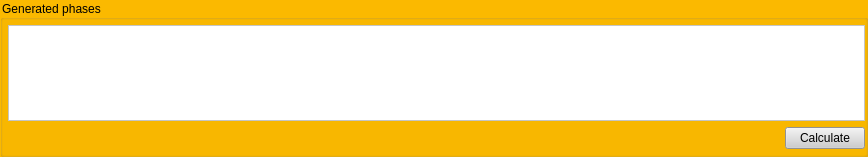
<?xml version="1.0" encoding="UTF-8"?>
<ui version="4.0">
 <class>GroupBox</class>
 <widget class="QGroupBox" name="GroupBox">
  <property name="geometry">
   <rect>
    <x>0</x>
    <y>0</y>
    <width>868</width>
    <height>157</height>
   </rect>
  </property>
  <property name="windowTitle">
   <string>GroupBox</string>
  </property>
  <property name="styleSheet">
   <string notr="true">QWidget{background-color: rgb(0, 74, 127);}

QTableWidget{background-color: rgb(255, 255, 255);}

QCheckBox{background-color: rgb(255, 255, 255);}

QWidget#widget{background-color: rgb(255, 255, 255);}

QGroupBox{background-color: rgb(251, 185, 0);}

QPushButton{background-color: rgb(205, 205, 205);}

QLineEdit{background-color:rgb(255, 255, 255);}

QLabel{background-color:rgb(215, 215, 215);}</string>
  </property>
  <property name="title">
   <string>Generated phases</string>
  </property>
  <layout class="QGridLayout" name="gridLayout">
   <property name="leftMargin">
    <number>5</number>
   </property>
   <property name="topMargin">
    <number>5</number>
   </property>
   <property name="rightMargin">
    <number>0</number>
   </property>
   <property name="bottomMargin">
    <number>5</number>
   </property>
   <item row="0" column="0" colspan="2">
    <widget class="QTableWidget" name="tableWidget">
     <property name="alternatingRowColors">
      <bool>true</bool>
     </property>
     <property name="rowCount">
      <number>0</number>
     </property>
     <property name="columnCount">
      <number>0</number>
     </property>
    </widget>
   </item>
   <item row="1" column="0">
    <spacer name="horizontalSpacer">
     <property name="orientation">
      <enum>Qt::Horizontal</enum>
     </property>
     <property name="sizeHint" stdset="0">
      <size>
       <width>777</width>
       <height>20</height>
      </size>
     </property>
    </spacer>
   </item>
   <item row="1" column="1">
    <widget class="QPushButton" name="pushButton">
     <property name="text">
      <string>Calculate</string>
     </property>
    </widget>
   </item>
  </layout>
 </widget>
 <resources/>
 <connections/>
</ui>
